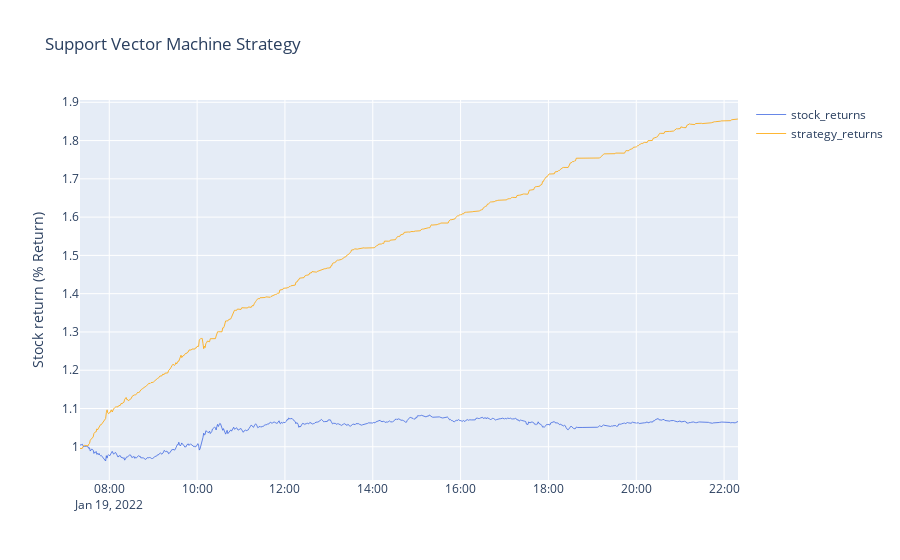

This figure's notebook cell:
### Markdown cell above
# Backtest

### Code cell
fig = go.Figure()

#Set up traces
fig.add_trace(go.Scatter(x=df.index[split:], y= (df['Ret'][split:]+1).cumprod(),line=dict(color='royalblue', width=.8), name = 'stock_returns'))
fig.add_trace(go.Scatter(x=df.index[split:], y= (df['Ret1'][split:]+1).cumprod(),line=dict(color='orange', width=.8), name = 'strategy_returns'))

# Add titles
fig.update_layout(
    title='Support Vector Machine Strategy',
    yaxis_title='Stock return (% Return)')

fig.show()

### Figure 1 — Plotly figure (JSON) as saved in the notebook; plotly's stock layout.template omitted (floating-point values rounded to 4 significant figures; data arrays with more than 128 entries replaced by an {"elided": "..."} marker saying what was removed)
{"data": [{"line": {"color": "royalblue", "width": 0.8}, "name": "stock_returns", "type": "scatter", "x": {"elided": "881 str values"}, "y": {"elided": "881 float values"}}, {"line": {"color": "orange", "width": 0.8}, "name": "strategy_returns", "type": "scatter", "x": {"elided": "881 str values"}, "y": {"elided": "881 float values"}}], "layout": {"title": {"text": "Support Vector Machine Strategy"}, "yaxis": {"title": {"text": "Stock return (% Return)"}}}}
